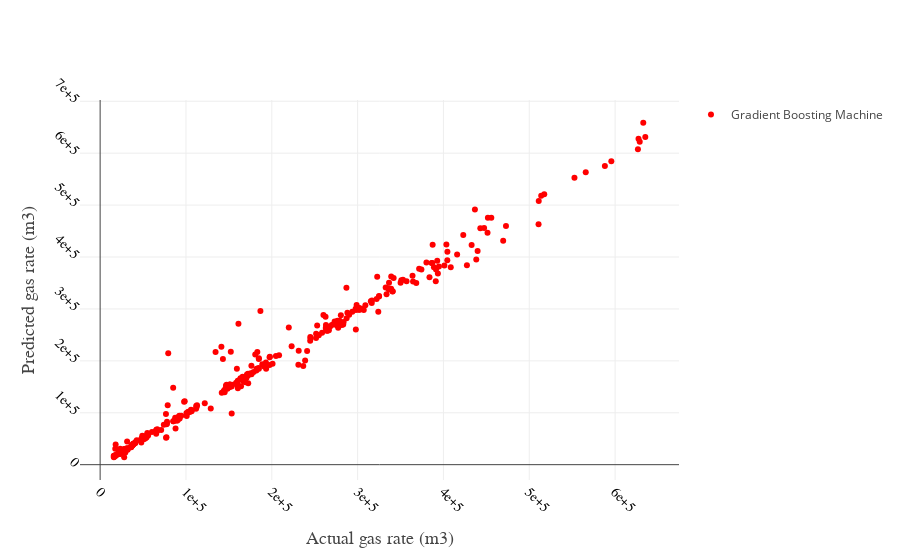

The notebook cell this image was saved under:
### Code cell
y_pred_gbm = scaler_y.inverse_transform(model_gbm.predict(x_test).reshape(-1,1))
trace1 = go.Scatter(x = y_act.reshape(-1,),
                    y = y_pred_gbm.reshape(-1,),
                   name = "Gradient Boosting Machine",
                   mode = 'markers',
                   line=dict(width=10),
                   marker = dict(
                    color = 'rgb(255, 0, 0)'))
data = [trace1]
layout = go.Layout(showlegend = True,
    xaxis=dict(
        title='Actual gas rate (m3)',
        titlefont=dict(
            family='Arial, sans-serif',
            size=18,
            #color='lightgrey'
        ),
        showticklabels=True,
        tickangle=45,
        tickfont=dict(
            family='Old Standard TT, serif',
            size=14,
            color='black'
        ),
        exponentformat='e',
        showexponent='all'
    ),
    yaxis=dict(
        title='Predicted gas rate (m3)',
        titlefont=dict(
            family='Arial, sans-serif',
            size=18,
            #color='lightgrey'
        ),
        showticklabels=True,
        tickangle=45,
        tickfont=dict(
            family='Old Standard TT, serif',
            size=14,
            color='black'
        ),
        exponentformat='e',
        showexponent='all'
    )
)
fig = go.Figure(data=data, layout = layout)
py.iplot(fig)

### Figure 1 — Plotly figure (JSON) as saved in the notebook; plotly's stock layout.template omitted (floating-point values rounded to 4 significant figures; data arrays with more than 128 entries replaced by an {"elided": "..."} marker saying what was removed)
{"data": [{"line": {"width": 10}, "marker": {"color": "rgb(255, 0, 0)"}, "mode": "markers", "name": "Gradient Boosting Machine", "type": "scatter", "uid": "a9d336b1-4d89-4794-b407-acc4647d33e6", "x": {"elided": "355 float values"}, "y": {"elided": "355 float values"}}], "layout": {"showlegend": true, "xaxis": {"exponentformat": "e", "showexponent": "all", "showticklabels": true, "tickangle": 45, "tickfont": {"color": "black", "family": "Old Standard TT, serif", "size": 14}, "title": {"font": {"family": "Arial, sans-serif", "size": 18}, "text": "Actual gas rate (m3)"}}, "yaxis": {"exponentformat": "e", "showexponent": "all", "showticklabels": true, "tickangle": 45, "tickfont": {"color": "black", "family": "Old Standard TT, serif", "size": 14}, "title": {"font": {"family": "Arial, sans-serif", "size": 18}, "text": "Predicted gas rate (m3)"}}}}
